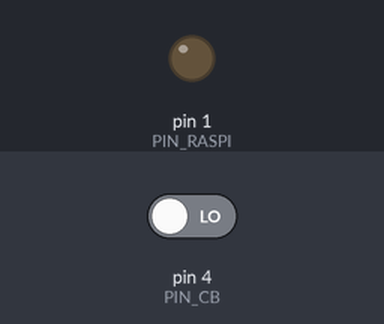
The sketch below on a simulated Arduino Uno, built with avr-gcc and run on an emulated ATmega328P. On the bench: output pins drawn as LEDs (lit = HIGH). The test bench sets the inputs (shaded band); at power-on: pin 4 (PIN_CB) LOW.

Above: at 1.2 s.
1.3 s: pin 4 (PIN_CB) driven HIGH
At 1.45 s:
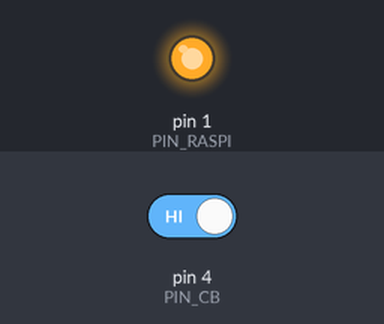
4.3 s: pin 4 (PIN_CB) driven LOW
At 4.9 s:
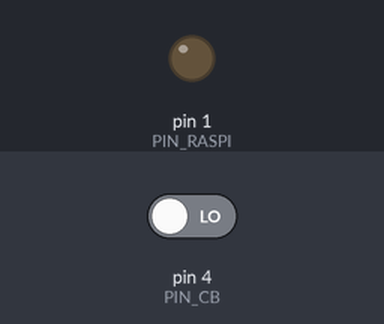
Timing chart, 0 to 7.3 s (numbered marks = the images above; inputs shaded):
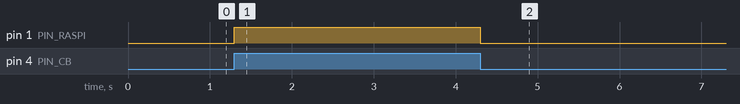

The sketch:

tinyBooth.ino
```cpp
#define PIN_CB 4
#define PIN_RASPI 1
#define DELAY_RASPI 300

void setup() {
  pinMode(PIN_CB, INPUT);
  pinMode(PIN_RASPI, OUTPUT);
  digitalWrite(PIN_RASPI, LOW);
}

void loop() {
  // Postman
  if(digitalRead(PIN_CB)){
    digitalWrite(PIN_RASPI, HIGH);
    delay(DELAY_RASPI);
    digitalWrite(PIN_RASPI, LOW);
  }
}
```

Measured:
- after the input at 1.3 s, pin 1 (PIN_RASPI): LOW → HIGH at once
- after the input at 4.3 s, pin 1 (PIN_RASPI): HIGH → LOW at once
